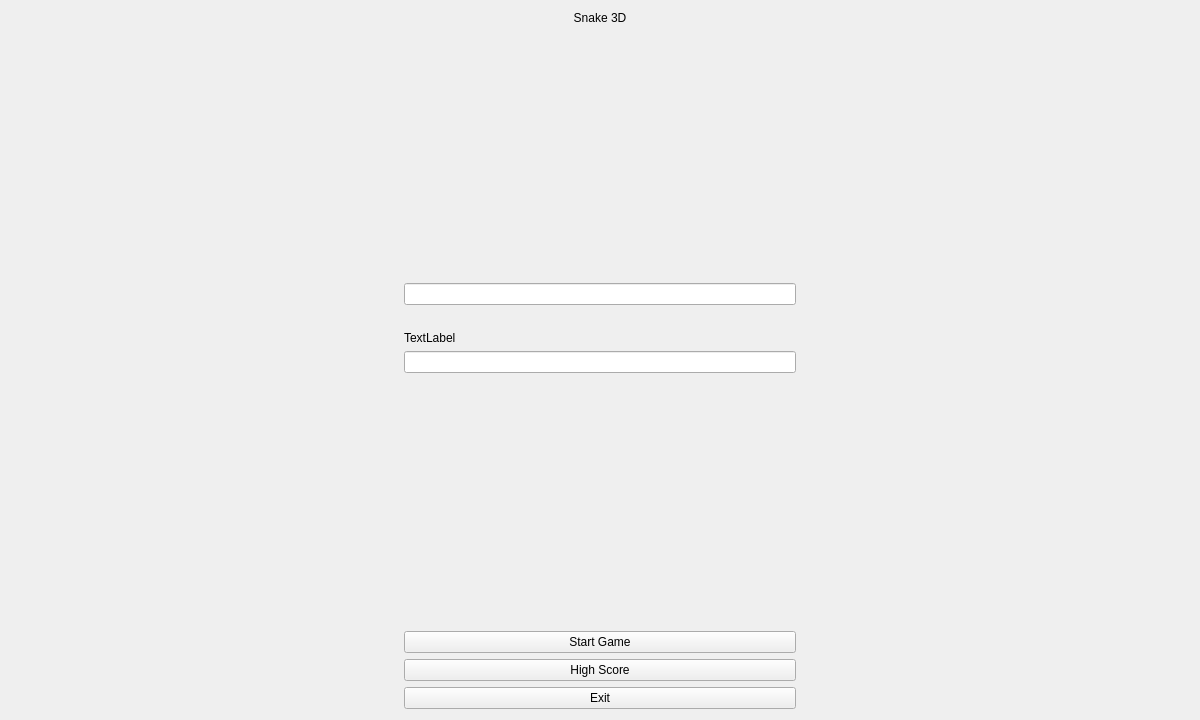
<?xml version="1.0" encoding="UTF-8"?>
<ui version="4.0">
 <class>MainWindow</class>
 <widget class="QMainWindow" name="MainWindow">
  <property name="geometry">
   <rect>
    <x>0</x>
    <y>0</y>
    <width>1200</width>
    <height>720</height>
   </rect>
  </property>
  <property name="windowTitle">
   <string>MainWindow</string>
  </property>
  <widget class="QWidget" name="centralWidget">
   <layout class="QHBoxLayout" name="horizontalLayout">
    <item>
     <spacer name="horizontalSpacer">
      <property name="orientation">
       <enum>Qt::Horizontal</enum>
      </property>
      <property name="sizeHint" stdset="0">
       <size>
        <width>40</width>
        <height>20</height>
       </size>
      </property>
     </spacer>
    </item>
    <item>
     <layout class="QVBoxLayout" name="verticalLayout">
      <item>
       <widget class="QLabel" name="gameLabel">
        <property name="text">
         <string>Snake 3D</string>
        </property>
        <property name="alignment">
         <set>Qt::AlignCenter</set>
        </property>
       </widget>
      </item>
      <item>
       <spacer name="verticalSpacer_2">
        <property name="orientation">
         <enum>Qt::Vertical</enum>
        </property>
        <property name="sizeHint" stdset="0">
         <size>
          <width>20</width>
          <height>40</height>
         </size>
        </property>
       </spacer>
      </item>
      <item>
       <widget class="QLineEdit" name="playerName">
        <property name="alignment">
         <set>Qt::AlignCenter</set>
        </property>
       </widget>
      </item>
      <item>
       <widget class="QLabel" name="warningLabel">
        <property name="text">
         <string/>
        </property>
        <property name="alignment">
         <set>Qt::AlignCenter</set>
        </property>
       </widget>
      </item>
      <item>
       <widget class="QLabel" name="label">
        <property name="text">
         <string>TextLabel</string>
        </property>
       </widget>
      </item>
      <item>
       <widget class="QLineEdit" name="lineEdit"/>
      </item>
      <item>
       <spacer name="verticalSpacer">
        <property name="orientation">
         <enum>Qt::Vertical</enum>
        </property>
        <property name="sizeHint" stdset="0">
         <size>
          <width>20</width>
          <height>40</height>
         </size>
        </property>
       </spacer>
      </item>
      <item>
       <widget class="QPushButton" name="startButton">
        <property name="cursor">
         <cursorShape>PointingHandCursor</cursorShape>
        </property>
        <property name="text">
         <string>Start Game</string>
        </property>
       </widget>
      </item>
      <item>
       <widget class="QPushButton" name="scoreButton">
        <property name="cursor">
         <cursorShape>PointingHandCursor</cursorShape>
        </property>
        <property name="text">
         <string>High Score</string>
        </property>
       </widget>
      </item>
      <item>
       <widget class="QPushButton" name="exitButton">
        <property name="cursor">
         <cursorShape>PointingHandCursor</cursorShape>
        </property>
        <property name="text">
         <string>Exit</string>
        </property>
       </widget>
      </item>
     </layout>
    </item>
    <item>
     <spacer name="horizontalSpacer_2">
      <property name="orientation">
       <enum>Qt::Horizontal</enum>
      </property>
      <property name="sizeHint" stdset="0">
       <size>
        <width>40</width>
        <height>20</height>
       </size>
      </property>
     </spacer>
    </item>
   </layout>
  </widget>
 </widget>
 <layoutdefault spacing="6" margin="11"/>
 <resources/>
 <connections/>
</ui>
